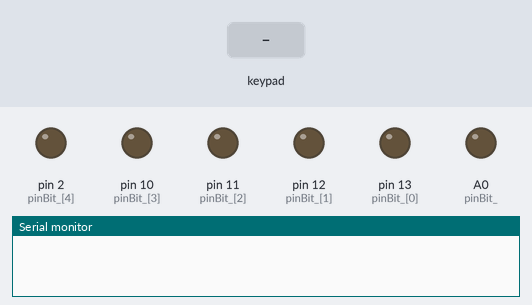
Bench run of a sketch on a simulated Arduino Uno, built for the host (arithmetic inside an expression is 32-bit, double 64-bit). On the bench: output pins drawn as LEDs (lit = HIGH), the last lines printed to the serial monitor. The test bench sets the inputs (shaded band).

Above: at 1.2 s.
1.3 s: keypad keys 0 0 0 0 1 1 pressed 0.4 s apart
At 3.6 s:
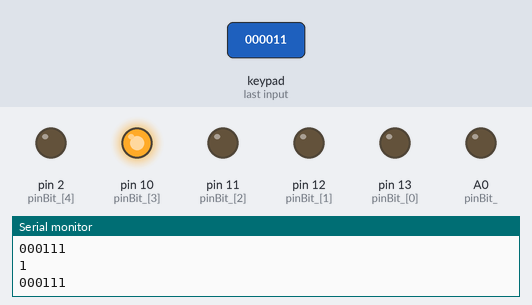
5.2 s: key '*' pressed
At 6.2 s:
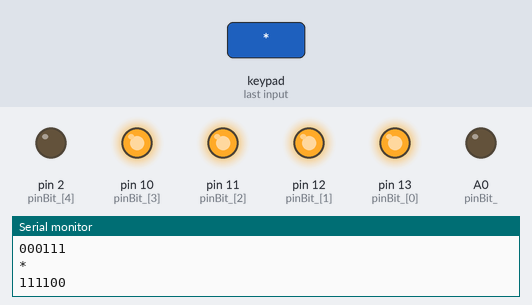
6.7 s: key '#' pressed
8.2 s: keypad keys 1 3 9 7 2 2 pressed 0.4 s apart
At 11.1 s:
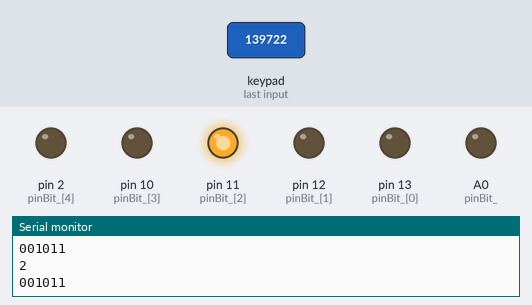
12.1 s: key '4' pressed
At 12.6 s:
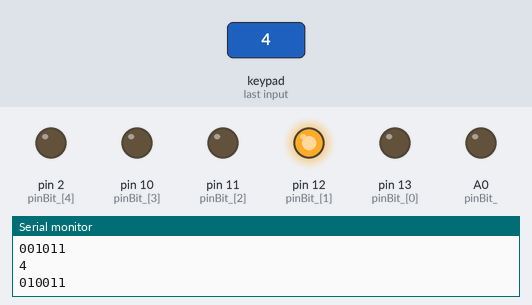
13.6 s: key '5' pressed
At 14.8 s:
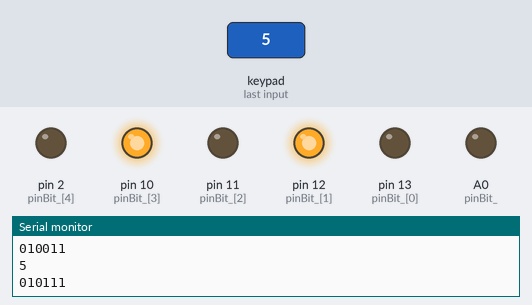
Timing chart, 0 to 16.1 s (numbered marks = the images above; inputs shaded):
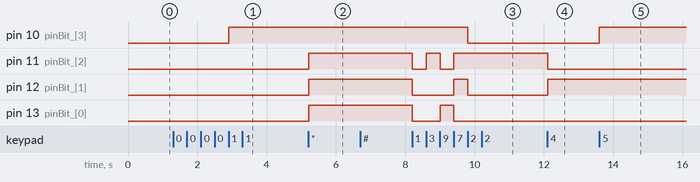

The sketch:

numpad.ino
```cpp
#include <Keypad.h>
const byte ROWS = 4; //four rows
const byte COLS = 3; //three columns
#define Ana0 A0
int pinBit_[6] = {13, 12, 11, 10, 2 , Ana0};

String state_bit[6] = {"", "", "", "", "",""};

char keys[ROWS][COLS] = {
  {'1', '2', '3'},
  {'4', '5', '6'},
  {'7', '8', '9'},
  {'*', '0', '#'}
};
byte rowPins[ROWS] = {9, 8, 7, 6};
byte colPins[COLS] = {5, 4, 3};
Keypad keypad = Keypad( makeKeymap(keys), rowPins, colPins, ROWS, COLS );
void setup() {
  Serial.begin(9600);
  pinMode(pinBit_[5], OUTPUT);
  pinMode(pinBit_[4], OUTPUT);
  pinMode(pinBit_[3], OUTPUT);
  pinMode(pinBit_[2], OUTPUT);
  pinMode(pinBit_[1], OUTPUT);
  pinMode(pinBit_[0], OUTPUT);

}
void loop() {
  String key = (String)keypad.getKey();
  if (key != NO_KEY) {
    Serial.println(key);
    //    Serial.println(key);
    if (key == "0") {
      key = "000011";
      Serial.println(key);
    }
    else if (key == "1") {
      key = "000111";
      Serial.println(key);
    }
    else if (key == "2") {
      key = "001011";
      Serial.println(key);
    }
    else if (key == "3") {
      key = "001111";
      Serial.println(key);
    }
    else if (key == "4") {
      key = "010011";
      Serial.println(key);
    }
    else if (key == "5") {
      key = "010111";
      Serial.println(key);
    }
    else if (key == "6") {
      key = "011011";
      Serial.println(key);
    }
    else if (key == "7") {
      key = "011111";
      Serial.println(key);
    }
    else if (key == "8") {
      key = "100011";
      Serial.println(key);
    }
    else if (key == "9" ) {
      key = "100111";
      Serial.println(key);
    }
    else if (key == "*") {
      key = "111100";
      Serial.println(key);
    }
    else if (key == "#") {
      key = "111111";
      Serial.println(key);
    }

    for (int i = 0; i < key.length(); i++) {

      if (key[i] == '1') {
        if (i == 4 ) {
//          delay(200);
          digitalWrite(pinBit_[i], HIGH);

          delay(2);
          digitalWrite(pinBit_[i], LOW);

        }
        else if (i == 5 ) {
//          delay(200);
          analogWrite(pinBit_[i], 1023);

          delay(2);
          analogWrite(pinBit_[i], 0);

        }
        else {
          digitalWrite(pinBit_[i], HIGH);
        }


      }
      else {
        digitalWrite(pinBit_[i], LOW);
      }


    }


  }
}
```

Measured:
- after the input at 1.3 s, pin 10 (pinBit_[3]): LOW → HIGH after 1.6 s
- after the input at 5.2 s, pin 11 (pinBit_[2]), pin 12 (pinBit_[1]), pin 13 (pinBit_[0]): LOW → HIGH at once
- after the input at 8.2 s, pin 10 (pinBit_[3]): HIGH → LOW after 1.6 s; pin 11 (pinBit_[2]): alternates HIGH for 0.40 s and LOW for 0.40 s, 4 changes in all, then stays HIGH, starting at once; pin 12 (pinBit_[1]): HIGH → LOW at once, → HIGH 1.2 s later, → LOW 0.40 s later; pin 13 (pinBit_[0]): HIGH → LOW at once, → HIGH 0.81 s later, → LOW 0.39 s later
- after the input at 12.1 s, pin 11 (pinBit_[2]): HIGH → LOW at once; pin 12 (pinBit_[1]): LOW → HIGH at once
- after the input at 13.6 s, pin 10 (pinBit_[3]): LOW → HIGH at once
